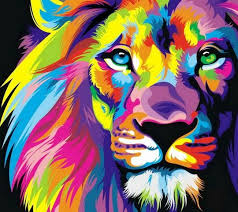
#> input picture 2.jpg, 238 x 212 px
$ jupyter execute 'Computer Vision & IOT TASK 2.ipynb'   (shell and % lines are left out)
#> lines starting #> are read from the running program, lines starting #| are printed output that depends on the picture
# THE SPARK FOUNDATION INTERNSHIP
# Name: VIVISHA SINGH
# Domain: Computer Vision & IOT TASK 2
# I have used KMeans Clustering Algorithm for colors Detection in images

# Step-1: Importing Libraries

[cell 1]
import os
import cv2
import numpy as np
import matplotlib.pyplot as plt
from collections import Counter
from sklearn.cluster import KMeans
from skimage.color import rgb2lab, deltaE_cie76

# Step-2: Reading image

[cell 2]
image = cv2.imread('2.jpg')
#> image is the input picture: shape (212, 238, 3); mean B, G, R 99.1, 105.3, 128.8
# image = cv2.imread('1.jpg')
print("The type of this input is {}".format(type(image)))
#| The type of this input is <class 'numpy.ndarray'>
print("Shape: {}".format(image.shape))
#| Shape: (212, 238, 3)
plt.imshow(image)

[cell 3]
image = cv2.cvtColor(image, cv2.COLOR_BGR2RGB)
plt.imshow(image)

[cell 4]
resized_image = cv2.resize(image, (1200, 600))
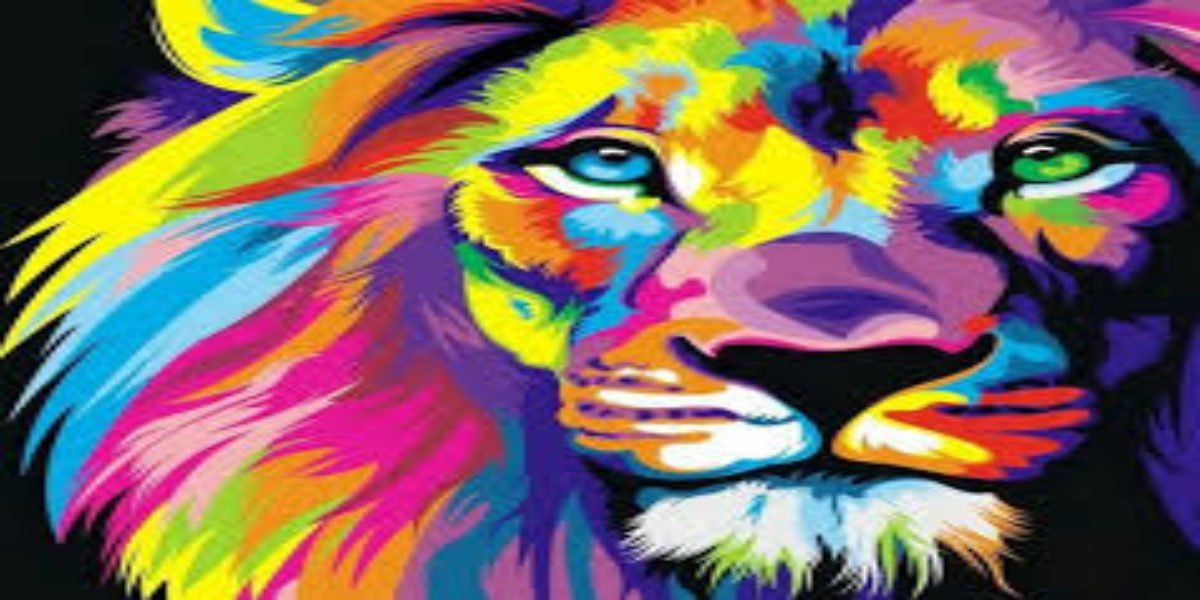
#> resized_image: shape (600, 1200, 3); mean R, G, B 128.7, 105.2, 98.9
plt.imshow(resized_image)

[cell 5]
# COLOR IDNTIFICATION
def RGB2HEX(color):
    return "#{:02x}{:02x}{:02x}".format(int(color[0]), int(color[1]), int(color[2]))

KMeans expects flattened array as input during its fit method. Thus, we need to reshape the image using numpy. Then, we can apply KMeans to first fit and then predict on the image to get the results. Then, the cluster colors are identified an arranged in the correct order. We plot the colors as a pie chart.

I have combined all the steps in two method.

[cell 6]
def get_image(image_path):
    image = cv2.imread(image_path)
    image = cv2.cvtColor(image, cv2.COLOR_BGR2RGB)
    return image

[cell 7]
def get_colors(image, number_of_colors, show_chart):

#> called with number_of_colors = 4, show_chart = True
    modified_image = cv2.resize(image, (600, 400), interpolation = cv2.INTER_AREA)
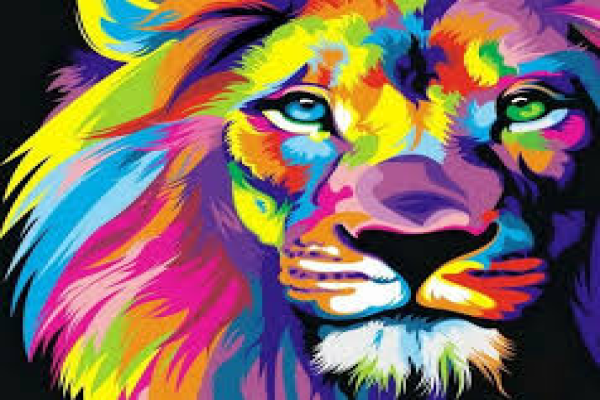
#> modified_image: shape (400, 600, 3); mean R, G, B 128.7, 105.3, 99
    modified_image = modified_image.reshape(modified_image.shape[0]*modified_image.shape[1], 3)
#     print(modified_image)
    clf = KMeans(n_clusters = number_of_colors)
    labels = clf.fit_predict(modified_image)
    print(labels)
#> (printed output is left out)

    counts = Counter(labels)
#> counts = {3: 69734, 0: 66506, 2: 69528, 1: 34232}

    center_colors = clf.cluster_centers_
    # We get ordered colors by iterating through the keys
    ordered_colors = [center_colors[i] for i in counts.keys()]
#> ordered_colors = [[25.14, 22.17, 49.31], [174.3, 68.08, 118], [219.6, 198.1, 83.69], [66.68, 157.9, 194.2]]
    hex_colors = [RGB2HEX(ordered_colors[i]) for i in counts.keys()]
#> hex_colors = ['#429dc2', '#191631', '#dbc653', '#ae4476']
    rgb_colors = [ordered_colors[i] for i in counts.keys()]
#> rgb_colors = [[66.68, 157.9, 194.2], [25.14, 22.17, 49.31], [219.6, 198.1, 83.69], [174.3, 68.08, 118]]

    if (show_chart):
        plt.figure(figsize = (8, 6))
        plt.pie(counts.values(), labels = hex_colors, colors = hex_colors)

    return rgb_colors

[cell 8]
get_colors(get_image('2.jpg'), 4, True)
# get_colors(get_image('1.jpg'), 9, True)
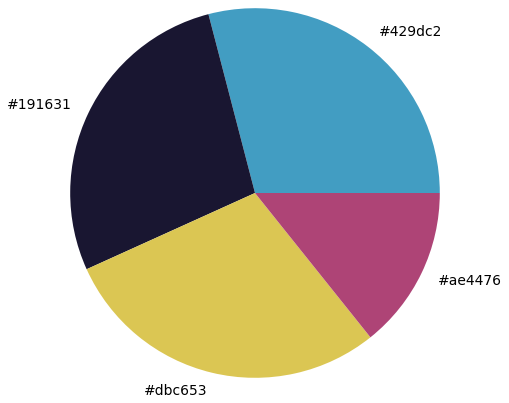
#> figure drawn by matplotlib, 1 panel

$ run again, with 1.jpg copied over 2.jpg
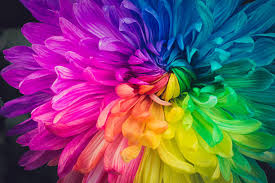
#> input picture 1.jpg, 275 x 183 px
#> image is the input picture: shape (183, 275, 3); mean B, G, R 108.2, 80.8, 116.6
#| The type of this input is <class 'numpy.ndarray'>
#| Shape: (183, 275, 3)
#> `resized_image = cv2.resize(image, (1200, 600))`:
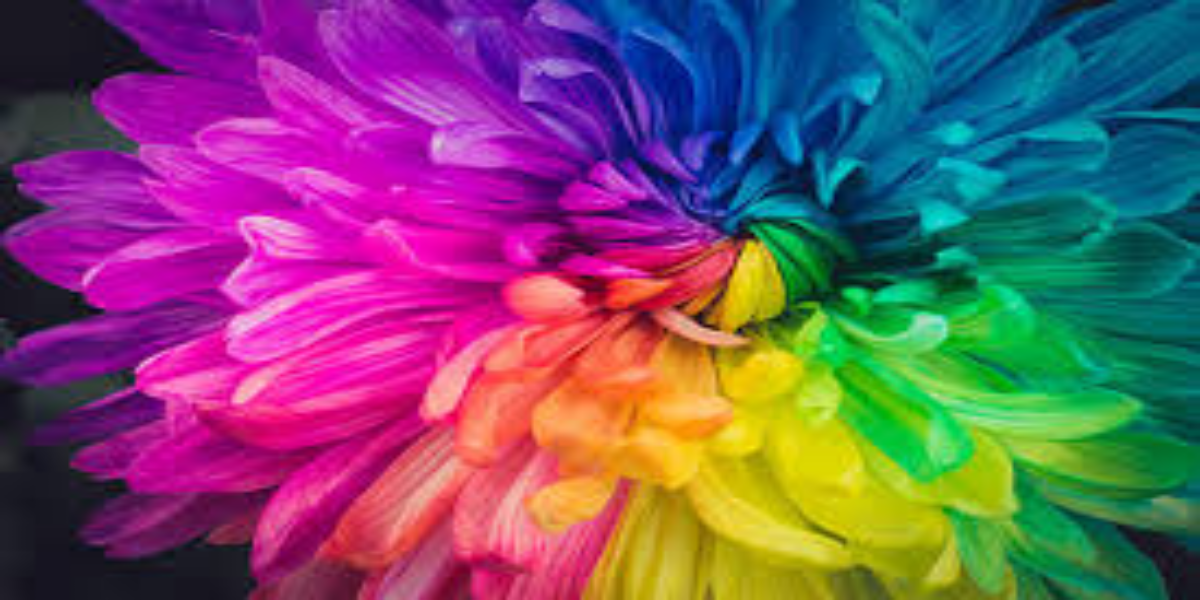
#> resized_image: shape (600, 1200, 3); mean R, G, B 116.5, 80.7, 108.1
#> (printed output is left out)
#> counts = {1: 95551, 2: 48411, 0: 56740, 3: 39298}
#> ordered_colors = [[15.07, 91.22, 93.87], [135.9, 16.88, 130], [222.7, 53.42, 163.2], [186.6, 173.7, 36.69]]
#> hex_colors = ['#871081', '#de35a3', '#0f5b5d', '#baad24']
#> rgb_colors = [[135.9, 16.88, 130], [222.7, 53.42, 163.2], [15.07, 91.22, 93.87], [186.6, 173.7, 36.69]]
#> `[cell 8] get_colors(get_image('2.jpg'), 4, True) # get_colors(get_imag..`:
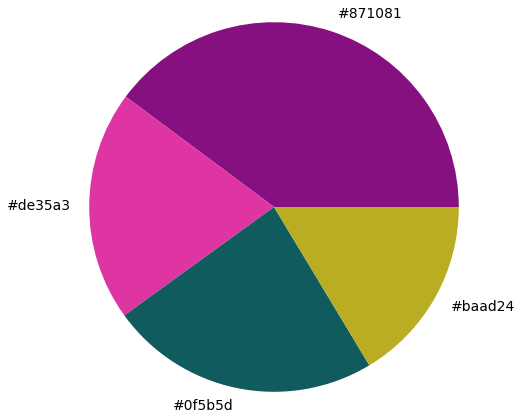
#> figure drawn by matplotlib, 1 panel

$ run again, with sample_image.jpg copied over 2.jpg
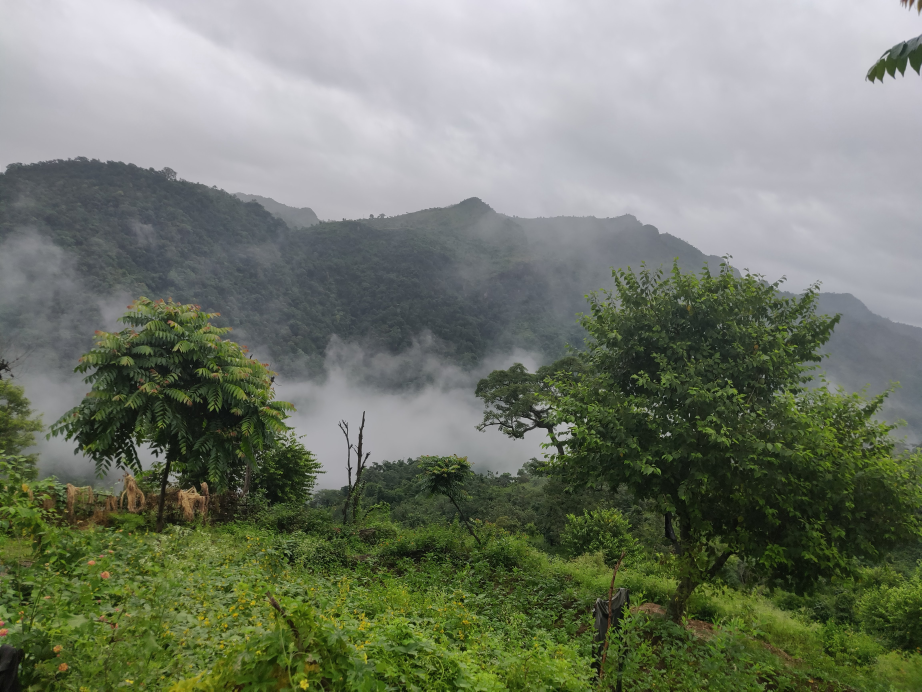
#> input picture sample_image.jpg, 4608 x 3456 px (shown at 1/5 size)
#> image is the input picture: shape (3456, 4608, 3); mean B, G, R 107.4, 123.1, 115.9
#| The type of this input is <class 'numpy.ndarray'>
#| Shape: (3456, 4608, 3)
#> in get_colors, `modified_image = cv2.resize(image, (600, 400), interpolation = cv2.INT..`:
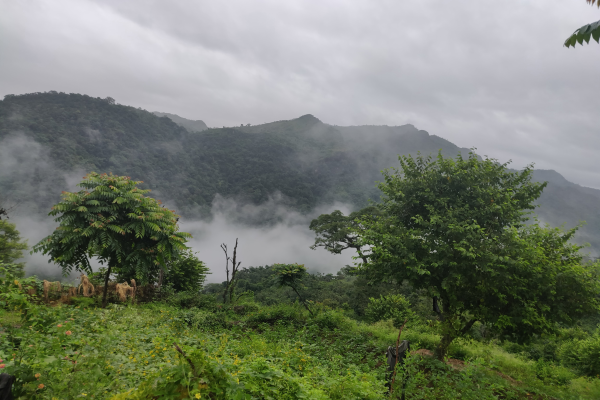
#> modified_image: shape (400, 600, 3); mean R, G, B 115.9, 123.1, 107.4
#> (printed output is left out)
#> counts = {1: 80178, 3: 35041, 0: 67065, 2: 57716}
#> ordered_colors = [[194.9, 195, 202.1], [117.2, 122.6, 117.8], [83.94, 97.45, 58.78], [42.75, 53.78, 26.83]]
#> hex_colors = ['#757a75', '#2a351a', '#c2c3ca', '#53613a']
#> rgb_colors = [[117.2, 122.6, 117.8], [42.75, 53.78, 26.83], [194.9, 195, 202.1], [83.94, 97.45, 58.78]]
#> `[cell 8] get_colors(get_image('2.jpg'), 4, True) # get_colors(get_imag..`:
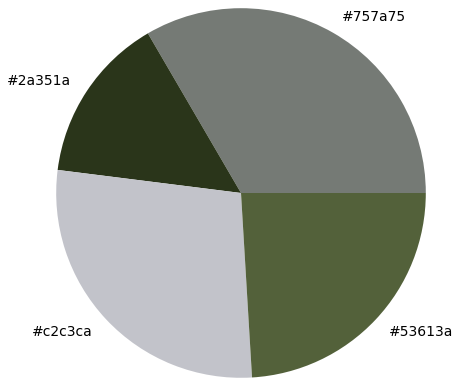
#> figure drawn by matplotlib, 1 panel
